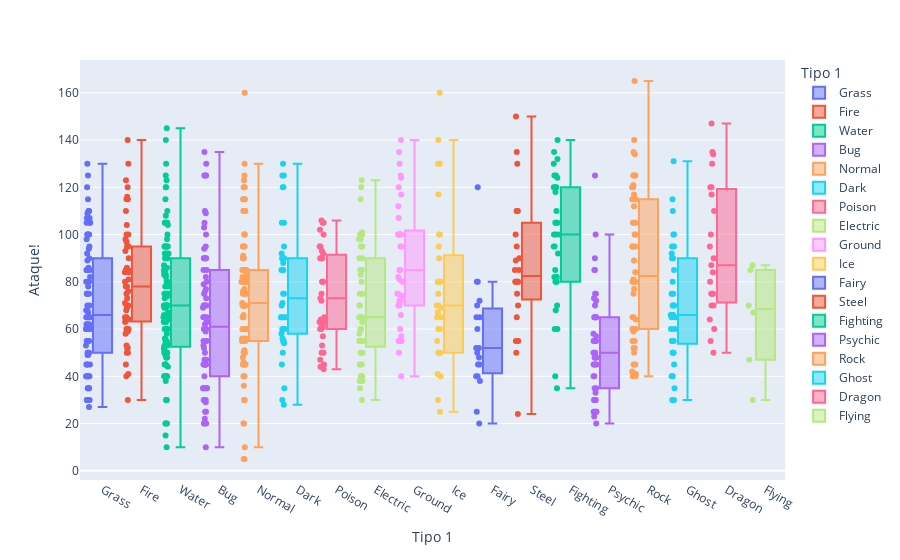
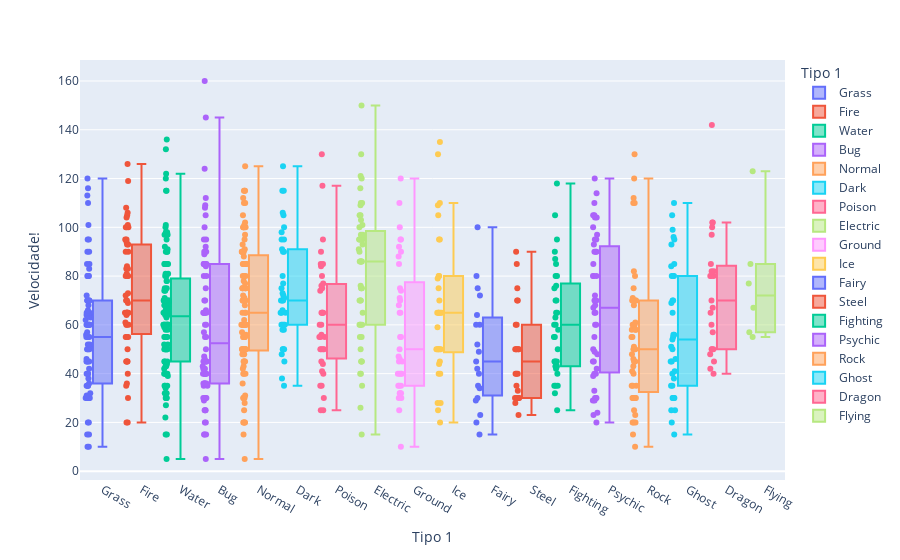
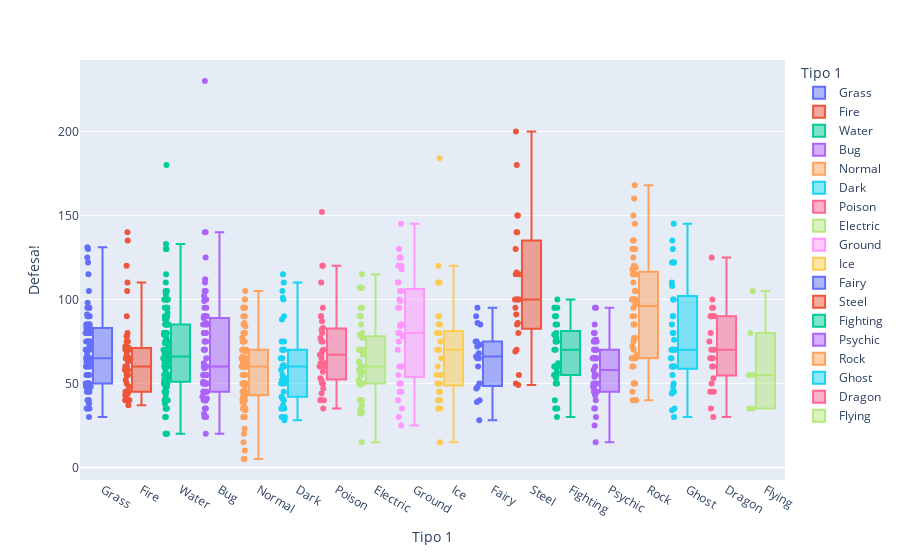

Notebook source saved alongside these figures, in order:
### Markdown cell above
- Análise: A média do ataque teve uma tendência de crescimento a partir da segunda geração, e teve o ápice na quinta geração, em seguinda teve uma queda na sexta e voltou bruscamente na sétima.
A segunda e sexta geração são as únicas cuja defesa média ultrapassou o ataque.

### Code cell
#Boxsplot
pokeataque = px.box(pokemons, x="type_1", y="attack", points="all", color='type_1',hover_data='name', labels={"type_1":"Tipo 1", "attack":"Ataque!",})
pokeataque.show()

pokespeed = px.box(pokemons, x="type_1", y="speed", points="all", color='type_1',hover_data='name', labels={"type_1":"Tipo 1", "speed":"Velocidade!",})
pokespeed.show()

pokedefense = px.box(pokemons, x="type_1", y="defense", points="all", color='type_1',hover_data='name',labels={"type_1":"Tipo 1", "defense":"Defesa!",})
pokedefense.show()
